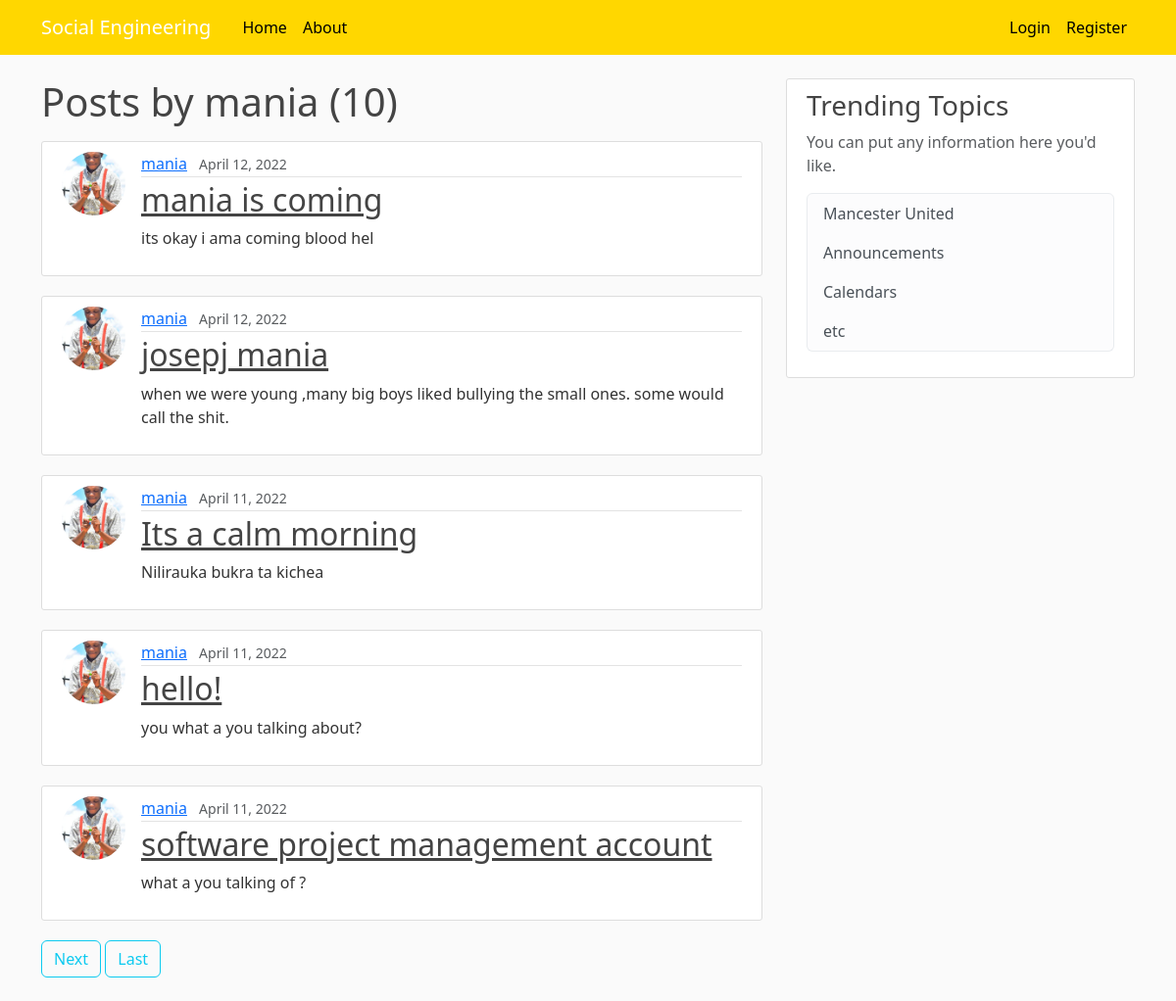
/user/mania, run on an earlier commit of the app's database.
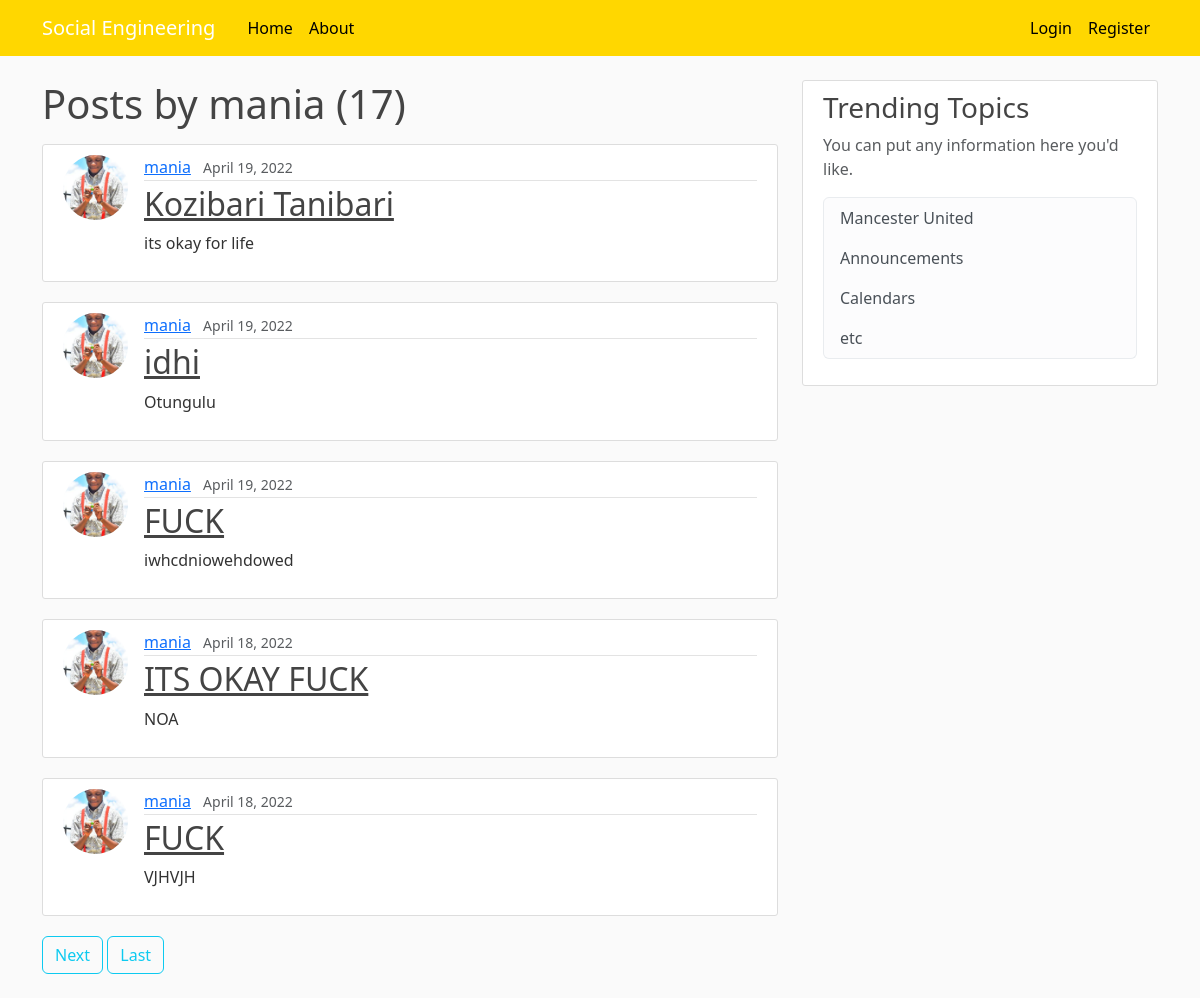
And on a later commit of the database.
### blog/models.py (models this page shows, shortened)
class Post(models.Model):
    title = models.CharField(max_length=100,  validators=[
        validate_comment_text])
    content = models.TextField(max_length=300, validators=[
                               validate_comment_text])
    liked = models.ManyToManyField(
        settings.AUTH_USER_MODEL, blank=True, related_name='liked')
    date_posted = models.DateTimeField(default=timezone.now)
    author = models.ForeignKey(User, on_delete=models.CASCADE)
    objects = PostManager()

### users/models.py (models this page shows, shortened)
class Profile(models.Model):
    user = models.OneToOneField(User, on_delete=models.CASCADE)
    image = models.ImageField(default='default.jpg', upload_to='profile_pics')

### blog/views.py (the view)
# urls.py: path('user/<str:username>', UserPostListView.as_view(), name='user-post'),
class UserPostListView(ListView):
    model = Post
    template_name = 'blog/user_post.html'
    context_object_name = 'posts'
    ordering = ['-date_posted']
    paginate_by = 5
    def get_queryset(self):
        user = get_object_or_404(User, username=self.kwargs.get('username'))
        return Post.objects.filter(author=user).order_by('-date_posted')

### blog/templates/blog/user_post.html (shortened to what this page needs)
{%extends 'blog/base.html' %}
{%block content%}
<h1 class="mb-3"> Posts by {{view.kwargs.username}}  ({{page_obj.paginator.count}})</h1>
{% for post in posts%}
<article class="media content-section">
    <img class="rounded-circle article-img" src="{{post.author.profile.image.url}}" />
    <div class="media-body">
        <div class="article-metadata">
            <a class="mr-2" href="{% url 'user-post' post.author.username%}">{{ post.author }}</a>
            <small class="text-muted">{{ post.date_posted|date:"F d, Y" }}</small>
        </div>
        <h2><a class="article-title" href="{% url 'post_detail'  post.id%}">{{ post.title }}</a></h2>
        <p class="article-content">{{ post.content }}</p>
    </div>
</article>
{%endfor %}
{% if is_paginated%}
{% if page_obj.has_next %}
<a class="btn btn-outline-info mb-4" href="?page={{page_obj.next_page_number}}">Next</a>
<a class="btn btn-outline-info mb-4" href="?page={{ page_obj.paginator.num_pages }}">Last</a>
{% endif %}
{% endif %}
{%endblock content %}

What changed in the data, as far as the page shows it:
no longer on this page (row unchanged): Post: author.profile.image (picture), author "mania", date_posted "April 12, 2022", title "mania is coming", content "its okay i ama coming blood hel"
no longer on this page (row unchanged): Post: author.profile.image (picture), author "mania", date_posted "April 12, 2022", title "josepj mania", content "when we were young ,many big boys liked bullying the small ones. some would call the shit."
no longer on this page (row unchanged): Post: author.profile.image (picture), author "mania", date_posted "April 11, 2022", title "Its a calm morning", content "Nilirauka bukra ta kichea"
no longer on this page (row unchanged): Post: author.profile.image (picture), author "mania", date_posted "April 11, 2022", title "hello!", content "you what a you talking about?"
no longer on this page (row unchanged): Post: author.profile.image (picture), author "mania", date_posted "April 11, 2022", title "software project management account", content "what a you talking of ?"
added Post: author.profile.image (picture), author "mania", date_posted "April 19, 2022", title "Kozibari Tanibari", content "its okay for life"
added Post: author.profile.image (picture), author "mania", date_posted "April 19, 2022", title "idhi", content "Otungulu"
added Post: author.profile.image (picture), author "mania", date_posted "April 19, 2022", title "FUCK", content "iwhcdniowehdowed"
added Post: author.profile.image (picture), author "mania", date_posted "April 18, 2022", title "ITS OKAY FUCK", content "NOA"
added Post: author.profile.image (picture), author "mania", date_posted "April 18, 2022", title "FUCK", content "VJHVJH"
Also different on the page:
{{ page_obj.paginator.count }}: "10" → "17"
